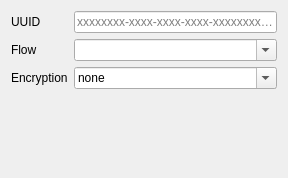
<?xml version="1.0" encoding="UTF-8"?>
<ui version="4.0">
 <class>vlessOutEditor</class>
 <widget class="QWidget" name="vlessOutEditor">
  <property name="geometry">
   <rect>
    <x>0</x>
    <y>0</y>
    <width>288</width>
    <height>178</height>
   </rect>
  </property>
  <property name="windowTitle">
   <string>Form</string>
  </property>
  <layout class="QFormLayout" name="formLayout">
   <item row="0" column="0">
    <widget class="QLabel" name="idLabel_2">
     <property name="text">
      <string>UUID</string>
     </property>
    </widget>
   </item>
   <item row="0" column="1">
    <widget class="QLineEdit" name="vLessIDTxt">
     <property name="text">
      <string/>
     </property>
     <property name="maxLength">
      <number>36</number>
     </property>
     <property name="placeholderText">
      <string notr="true">xxxxxxxx-xxxx-xxxx-xxxx-xxxxxxxxxxxx</string>
     </property>
    </widget>
   </item>
   <item row="2" column="0">
    <widget class="QLabel" name="securityLabel_2">
     <property name="text">
      <string>Encryption</string>
     </property>
    </widget>
   </item>
   <item row="2" column="1">
    <widget class="QComboBox" name="vLessSecurityCombo">
     <property name="sizePolicy">
      <sizepolicy hsizetype="Preferred" vsizetype="Fixed">
       <horstretch>0</horstretch>
       <verstretch>0</verstretch>
      </sizepolicy>
     </property>
     <property name="editable">
      <bool>true</bool>
     </property>
     <item>
      <property name="text">
       <string notr="true">none</string>
      </property>
     </item>
    </widget>
   </item>
   <item row="1" column="0">
    <widget class="QLabel" name="label">
     <property name="text">
      <string>Flow</string>
     </property>
    </widget>
   </item>
   <item row="1" column="1">
    <widget class="QComboBox" name="flowCombo">
     <property name="toolTip">
      <string>&lt;h3&gt;Notes for &lt;code&gt;udp443&lt;/code&gt; Methods&lt;/h3&gt;

&lt;p&gt;Some applications like Google Chrome would attempt to use QUIC protocol instead of TLS, which, won't benefit from XTLS at all. What's worse, QUIC over TCP will cause potential congestion control problem, downgrading your experience.&lt;/p&gt;

&lt;p&gt;Non-&lt;code&gt;udp443&lt;/code&gt; methods block UDP 443 outbound traffic to workaround this situation. If you do want to let it go, use at your own peril.&lt;/p&gt;</string>
     </property>
     <property name="editable">
      <bool>true</bool>
     </property>
     <item>
      <property name="text">
       <string notr="true"/>
      </property>
     </item>
     <item>
      <property name="text">
       <string notr="true">xtls-rprx-splice</string>
      </property>
     </item>
     <item>
      <property name="text">
       <string notr="true">xtls-rprx-direct</string>
      </property>
     </item>
     <item>
      <property name="text">
       <string notr="true">xtls-rprx-origin</string>
      </property>
     </item>
     <item>
      <property name="text">
       <string notr="true">xtls-rprx-splice-udp443</string>
      </property>
     </item>
     <item>
      <property name="text">
       <string notr="true">xtls-rprx-direct-udp443</string>
      </property>
     </item>
     <item>
      <property name="text">
       <string notr="true">xtls-rprx-origin-udp443</string>
      </property>
     </item>
     <item>
      <property name="text">
       <string notr="true">xtls-rprx-vision</string>
      </property>
     </item>
    </widget>
   </item>
  </layout>
 </widget>
 <resources/>
 <connections/>
</ui>
